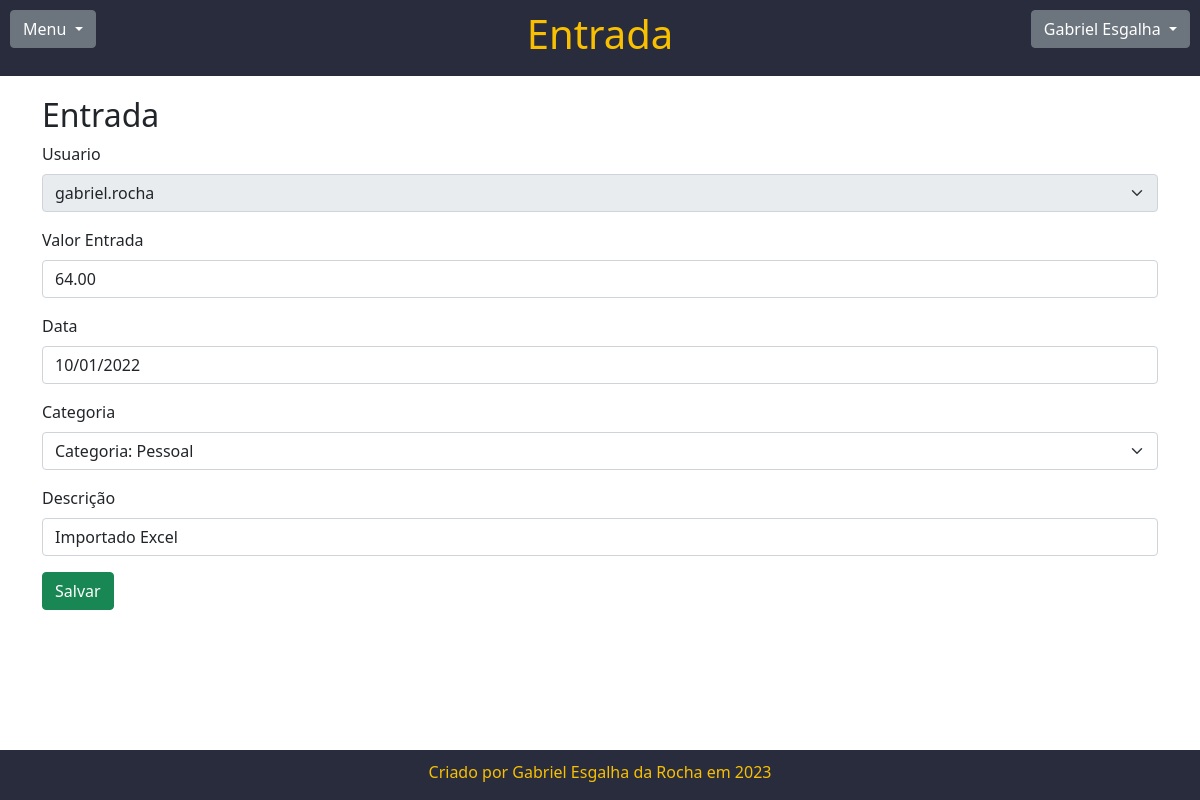
The app's page /entradas/edit/1/ (signed in), older data.
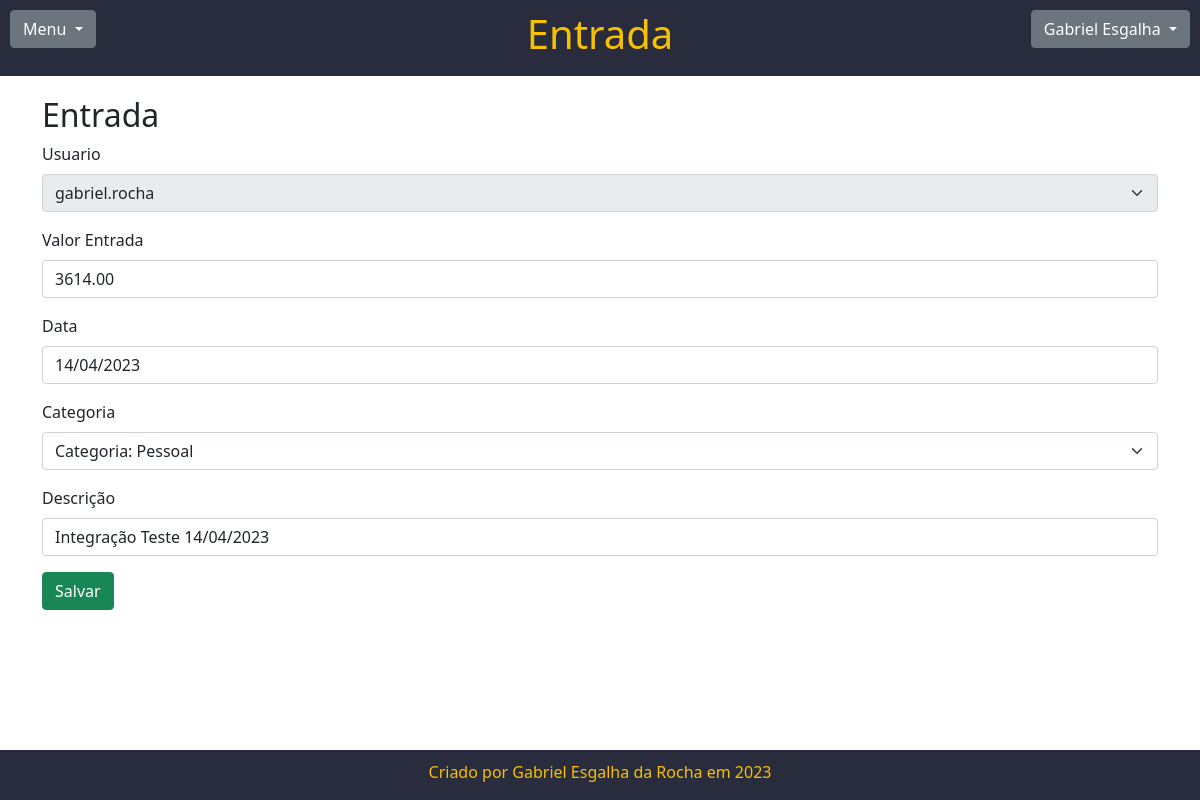
The same page, newer data.
### page/models.py (models this page shows, shortened)
class Entradas(models.Model):
    usuario = models.ForeignKey(Usuario, on_delete=models.PROTECT)
    valor = models.DecimalField(verbose_name="Valor Entrada", max_digits=11, decimal_places=2)
    data = models.DateField(verbose_name="Data", default=timezone.now().date())
    categoria = models.ForeignKey(Categoria, on_delete=models.PROTECT)
    descricao = models.CharField(verbose_name="Descrição", max_length=50, null=True, blank=True)
    class Meta:
        ordering = ['usuario','-data', 'categoria', 'valor']

### page/views.py (the view, shortened to what this page needs)
# urls.py: path('entradas/edit/<int:id>/', views.entradas_edit, name="entradas_edit"),
@login_required
def entradas_edit(request, id):
    usuario_logado = request.user
    form = EntradasForm(id_usuario=request.user.id)
    if request.method == "GET":
        entrada_usuario = Entradas.objects.filter(id=id).first()
        initial = {
            'id': id,
            'valor': entrada_usuario.valor,
            'data': entrada_usuario.data,
            'categoria': entrada_usuario.categoria,
            'descricao': entrada_usuario.descricao
        }
        form = EntradasForm(initial = initial, id_usuario = request.user.id)
    context={
        'id_entrada': id,
        "usuario_logado": usuario_logado,
        "form": form,
    }
    return render(request, 'entradas_edit.html', context)

### page/forms.py
class EntradasForm(forms.ModelForm):
    def __init__(self, id_usuario, *args, **kwargs):
        super().__init__(*args, **kwargs)
        self.fields['usuario'].queryset = Usuario.objects.filter(id=id_usuario)
        self.fields['usuario'].initial = Usuario.objects.filter(id=id_usuario).first()
        self.fields['usuario'].disabled = True
        self.fields['categoria'].queryset = Categoria.objects.filter(usuario=Usuario.objects.filter(id=id_usuario).first())
    class Meta:
        model = Entradas
        fields = "__all__"

### acesso/models.py (called while the page is built)
    def __str__(self):
        return self.username

    def is_superuser(self):
        return self.is_admin

### page/models.py (called while the page is built)
    def __str__(self):
        return "Categoria: {}".format(self.categoria)

### page/templates/entradas_edit.html (shortened to what this page needs)
{% extends 'base.html' %}
{% load bootstrap5 %}
{% block TituloPagina %}<h1>Entrada</h1>{% endblock TituloPagina %}
{% block content %}
<h2>Entrada</h2>
<form action="" method="post">
    {% bootstrap_form form %}
    <button type="submit" class="btn btn-success">Salvar</button>
</form>
{% endblock content %}

Row changes from the older to the newer data that the page shows:
changed Entradas "gabriel.rocha": valor "64.00" → "3614.00"; data "10/01/2022" → "14/04/2023"; descricao "Importado Excel" → "Integração Teste 14/04/2023"
